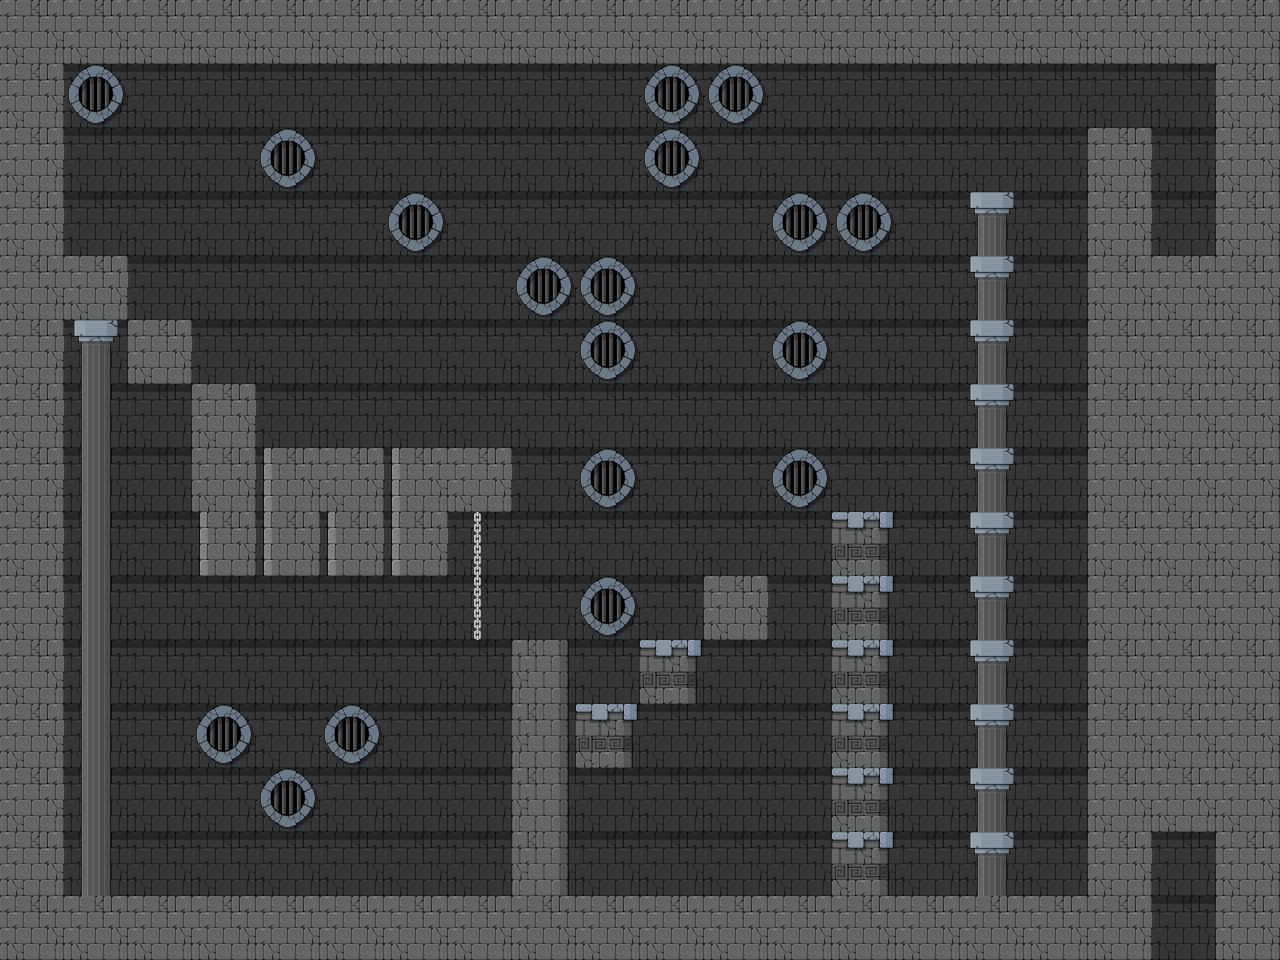

A level layout from a 2D game, rendered from its tile map. Below: a short description, then the map file with tile-grid data replaced by summaries:
An orthogonal 20x15 tile map with 64x64 px tiles, 3 tile layers (background , decorate, collide) and 12 objects.

<map version="1.0" tiledversion="1.1.6" orientation="orthogonal" renderorder="right-down" width="20" height="15" tilewidth="64" tileheight="64" infinite="0" nextobjectid="38">
 <tileset firstgid="1" source="castle tiles.tsx" />
 <layer name="background " width="20" height="15">
  <data>[300 cells, 300 non-empty, 1 distinct tile ids]</data>
 </layer>
 <layer name="decorate" width="20" height="15">
  <data>[300 cells, 18 non-empty, 1 distinct tile ids]</data>
 </layer>
 <layer name="collide" width="20" height="15">
  <data>[300 cells, 133 non-empty, 7 distinct tile ids]</data>
 </layer>
 <objectgroup color="#ff00ff" name="respawn">
  <object id="37" x="236" y="148">
   <point />
  </object>
 </objectgroup>
 <objectgroup color="#a00000" name="Enemies">
  <object id="3" x="542" y="588" />
  <object id="4" x="850" y="440" />
 </objectgroup>
 <objectgroup color="#00a000" name="goal">
  <object id="32" x="68" y="192" width="28" height="26" />
 </objectgroup>
 <objectgroup color="#0055ff" name="Collectable">
  <object id="19" x="428" y="422">
   <ellipse />
  </object>
  <object id="21" x="506" y="406">
   <ellipse />
  </object>
  <object id="22" x="738" y="552" width="2">
   <ellipse />
  </object>
  <object id="23" x="740" y="550" width="26" height="24">
   <ellipse />
  </object>
  <object id="24" x="686" y="596">
   <ellipse />
  </object>
  <object id="25" x="612" y="660">
   <ellipse />
  </object>
  <object id="26" x="852" y="472">
   <ellipse />
  </object>
  <object id="27" x="548" y="614">
   <ellipse />
  </object>
 </objectgroup>
</map>
